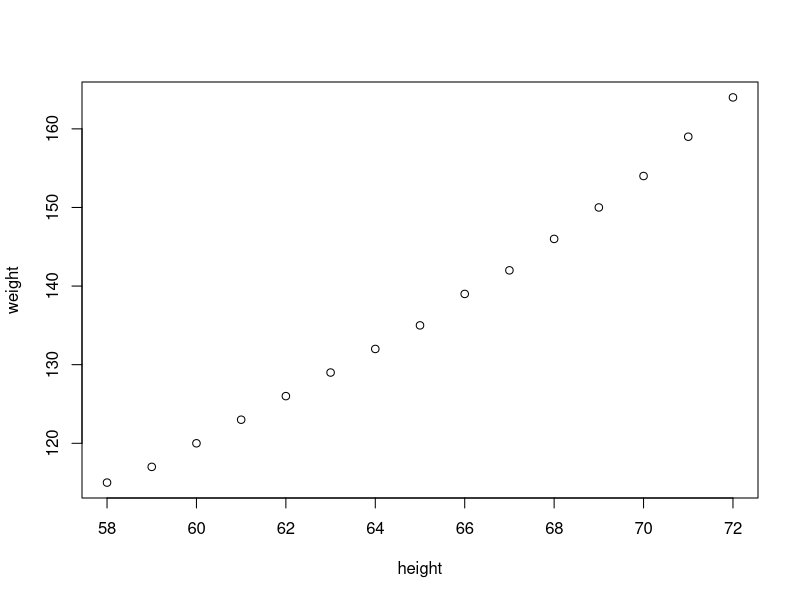
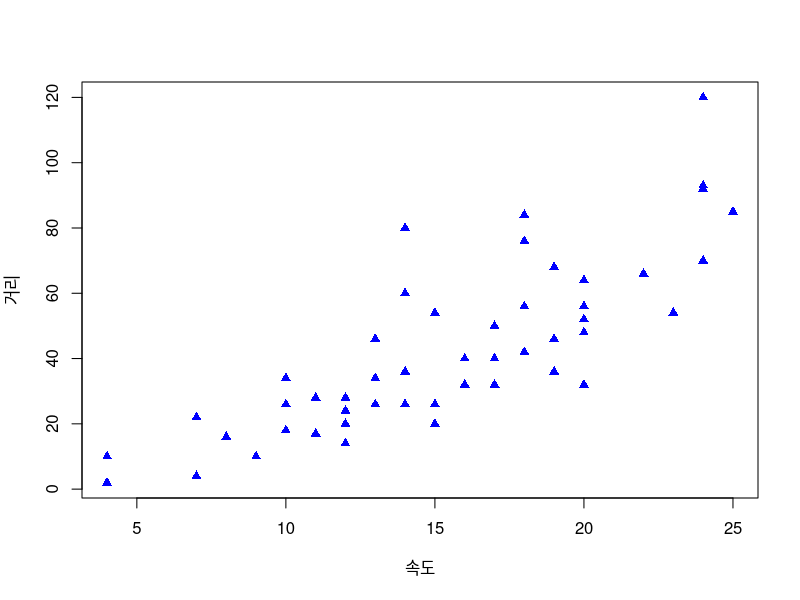
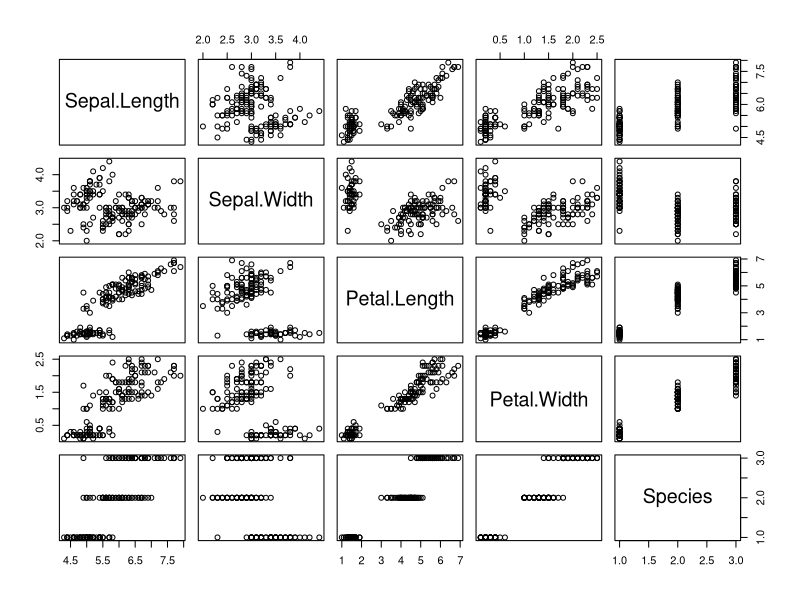
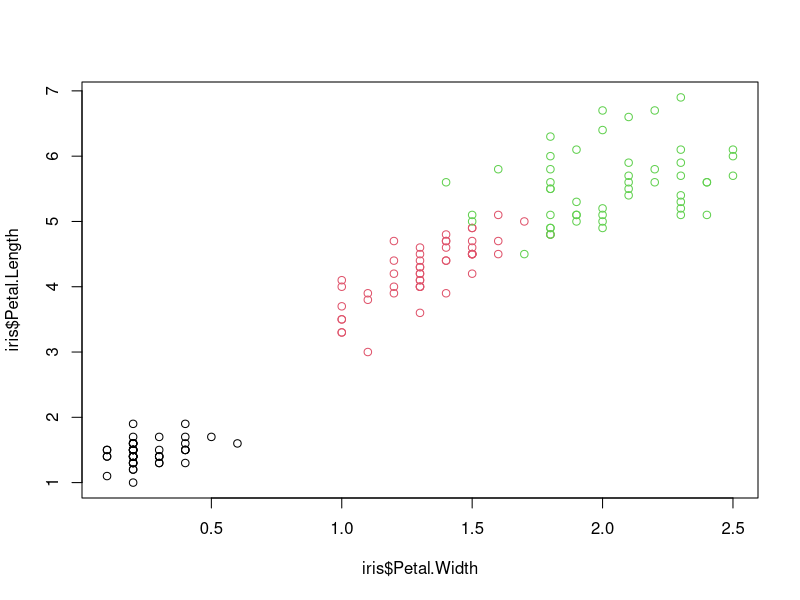

Here is the R script that generated these plots, in order:
## R 자료구조
# 자료형: 수치형, 문자형, 논리형, 복소수형
# 자료구조 : 변수 => 벡터(vector) => 행렬(matrix) => 데이터프레임 => 리스트
# 변수할당: 변수명 <- 값(권장), 값 -> 변수명, 변수명 - 값
# 팩터(factor) : 범주형 데이터 - 서열형, 명목형
## factor(벡터자료, levels, ordered)

# vector: 값들의 집합, 1개 이상의 데이터를 담고 있는 자료구조
## 1차원 배열, 가변길이 배열, c(), start:end, seq(from, to, by), rep()
## length(), max(), min, mean(), range()-최솟값과 최댓값 사이의 값, ranke(), sort(), sum(), sd()...

# 배열(행렬, matrix): 2차원 배열, 행(관측값)과 열 속성, 변수)
## array(), matrix(), rbind(), cbind()

# R base에서 제공하는 기본 데이터셋 목록을 확인하는 함수
data()

# women:
women

# cars:
## 데이터 구조 확인하는 함수
str(cars)

# iris
str(iris)

plot(women)
plot(cars, col='blue', xlab='속도', ylab='거리', pch=17)

?plot
help(plot)

# 데이터의 내용확인: head(), tail()
head(iris, 10)
tail(iris)
plot(iris)

plot(iris$Petal.Width, iris$Petal.Length, col=iris$Species)
